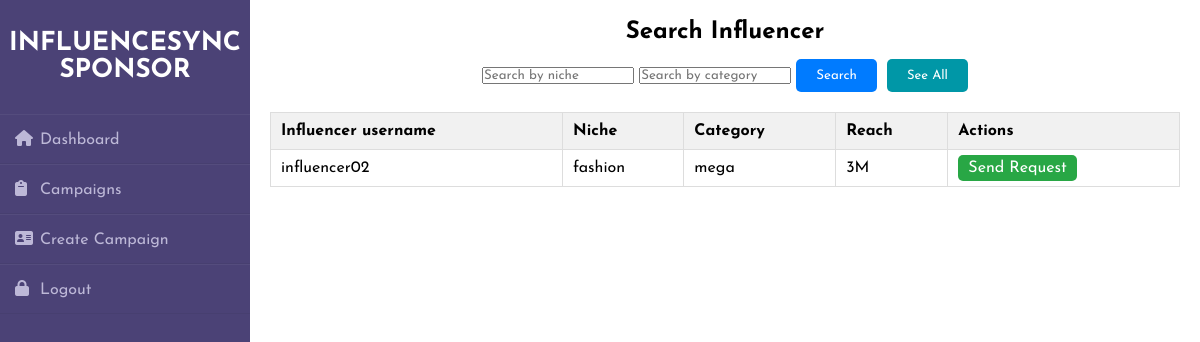
Page /search_influencer_all/4 on the committed database.
### app.py (models this page shows, shortened)
class Users(db.Model, UserMixin):
    user_id = db.Column(db.Integer, primary_key=True)
    username = db.Column(db.String(20), unique = True, nullable = False)
    password = db.Column(db.String(20), nullable = False)
    role = db.Column(db.String(20), nullable=False)
    status = db.Column(db.String(10), default='active', nullable=False)

class InfluencerInformation(db.Model):
    user_id = db.Column(db.Integer, db.ForeignKey('users.user_id'), primary_key=True,)
    email = db.Column(db.String(50), unique = True, nullable = False)
    category = db.Column(db.String(50),nullable=False)
    niche = db.Column(db.String(50), nullable=False)
    reach = db.Column(db.String(50), nullable=False)

### app.py (the view)
@app.route('/search_influencer_all/<int:camp_id>')
def search_influencer_all(camp_id):
    all_user = Users.query.all()
    all_influ = [user for user in all_user if user.role == 'influencer']
    detail_list = []
    for influencer in all_influ:
        detail = InfluencerInformation.query.filter_by(user_id = influencer.user_id).first()
        detail_list.append((influencer,detail))
    camp = Campaign.query.filter_by(campain_id = camp_id).first()
    return render_template('searchinf.html', campain = camp, details_list = detail_list, msg='all')

### templates/searchinf.html (shortened to what this page needs)
<!DOCTYPE html>
<html lang="en">
<head>
    <link rel="stylesheet" href="/static/searchinflu.css">
</head>
<body>
<div class="wrapper">
    <div class="sidebar">
        <h1>InfluenceSync
            Sponsor</h1>
        <ul>
            <li><a href="/sponsor_dashboard"><i class="fas fa-home"></i>Dashboard</a></li>
            <li><a href="/campaign"><i class="fas fa-clipboard"></i>Campaigns</a></li>
            <li><a href="/create_campaign"><i class="fas fa-address-card"></i>Create Campaign</a></li>
            <li><a href="/logout" class="logout"><i class="fas fa-lock"></i>Logout</a></li>
        </ul>
    </div>
    <div class="main-content">
            <section class="search-campaigns">
                <h2>Search Influencer</h2>
                <div class="search-bar">
                    <form action="{{url_for('search_influencer',camp_id = campain.campain_id)}}" method="post">
                        <input type="search" name="niche" placeholder="Search by niche">
                        <input type="search" name="category" placeholder="Search by category">
                        <button type="submit" class="search-button">Search</button>
                    </form>
                    <a href="{{url_for('search_influencer_all',camp_id = campain.campain_id)}}" class="see-all-button">See All</a>
                </div>
                {% if msg=='search' %}
                <table>
                    <thead>
                        <tr>
                            <th>Influencer username</th>
                            <th>Niche</th>
                            <th>Category</th>
                            <th>Reach</th>
                            <th>Actions</th>
                        </tr>
                    </thead>
                    <tbody>
                        {% for influ,user in influ_lists %}
                        <tr>
                            <td>{{user.username}}</td>
                            <td>{{influ.niche}}</td>
                            <td>{{influ.category}}</td>
                            <td>{{influ.reach}}</td>
                            <td>
                                <a href="{{url_for('sponsor_request',camp_id = campain.campain_id,user_id = user.user_id)}}" class="send-request-button">Send Request</a>
                            </td>
                        </tr>
                        {% endfor %}
                    </tbody>
                </table>
                {% elif msg=='all' %}
                <table>
                    <thead>
                        <tr>
                            <th>Influencer username</th>
                            <th>Niche</th>
                            <th>Category</th>
                            <th>Reach</th>
                            <th>Actions</th>
                        </tr>
                    </thead>
                    <tbody>
                        {% for user,detail in details_list %}
                        <tr>
                            <td>{{user.username}}</td>
                            <td>{{detail.niche}}</td>
                            <td>{{detail.category}}</td>
                            <td>{{detail.reach}}</td>
                            <td>
                                <a href="{{url_for('sponsor_request',camp_id = campain.campain_id,user_id = user.user_id)}}" class="send-request-button">Send Request</a>
                            </td>
                        </tr>
                        {% endfor %}
                    </tbody>
                </table>
                {% endif %}
            </section>
    </div>
</div>
</body>
</html>

### static/searchinflu.css (style rules this page uses)
* { margin: 0; padding: 0; box-sizing: border-box; list-style: none; text-decoration: none; font-family: 'Josefin Sans', sans-serif; }
body { background-color: #ffffff; }
.wrapper { display: flex; position: relative; }
.wrapper .sidebar { width: 250px; height: 100%; background: #4b4276; padding: 30px 0px; position: fixed; }
.wrapper .sidebar h1 { color: #fff; text-transform: uppercase; text-align: center; margin-bottom: 30px; font-size: 26px; }
.wrapper .sidebar ul li { padding: 15px; border-bottom: 1px solid #bdb8d7; border-bottom: 1px solid rgba(0,0,0,0.05); border-top: 1px solid rgba(255,255,255,0.05); }
.wrapper .sidebar ul li a { color: #bdb8d7; display: block; }
.wrapper .sidebar ul li a .fas { width: 25px; }
.main-content { margin-left: 250px; padding: 20px; width: 1000px; }
.search-campaigns h2 { text-align: center; margin-bottom: 15px; }
.search-bar { display: flex; justify-content: center; margin-bottom: 20px; }
.search-bar button { padding: 10px 20px; border: none; border-radius: 5px; cursor: pointer; }
.search-button { background-color: #007bff; color: white; margin-right: 10px; }
.see-all-button { background-color: #0097a7; border: none; color: white; padding: 10px 20px; text-align: center; text-decoration: none; display: inline-block; font-size: 13px; border-radius: 5px; cursor: pointer; transition: background-color 0.3s ease; }
table { width: 100%; border-collapse: collapse; margin-top: 20px; }
table th, table td { padding: 10px; text-align: left; border: 1px solid #ddd; }
table th { background-color: #f1f1f1; }
.send-request-button { background-color: #28a745; color: white; border: none; padding: 5px 10px; border-radius: 5px; cursor: pointer; }

### rows in the picture
Users: username "influencer02", niche "fashion", category "mega", reach "3M"
